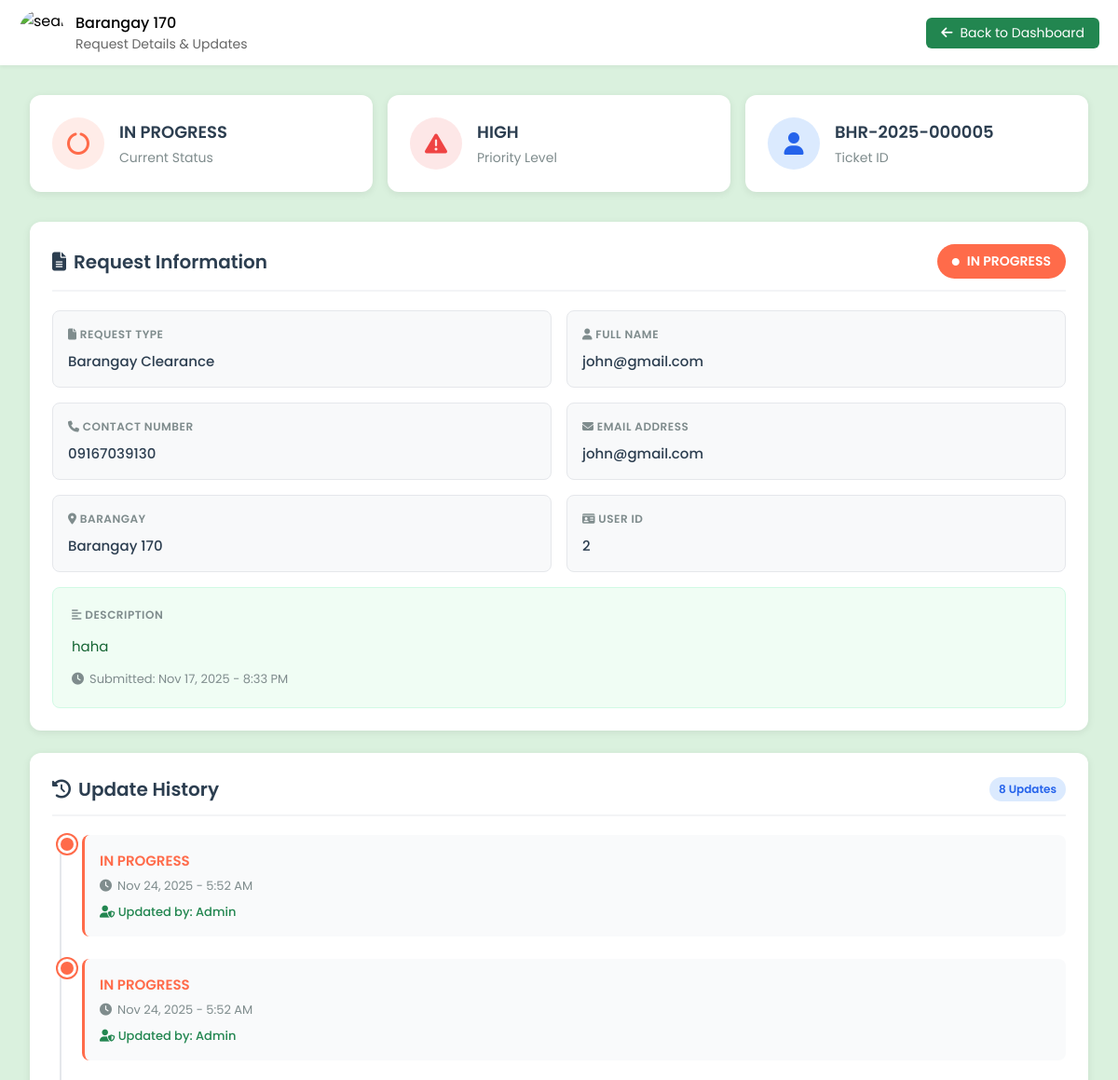
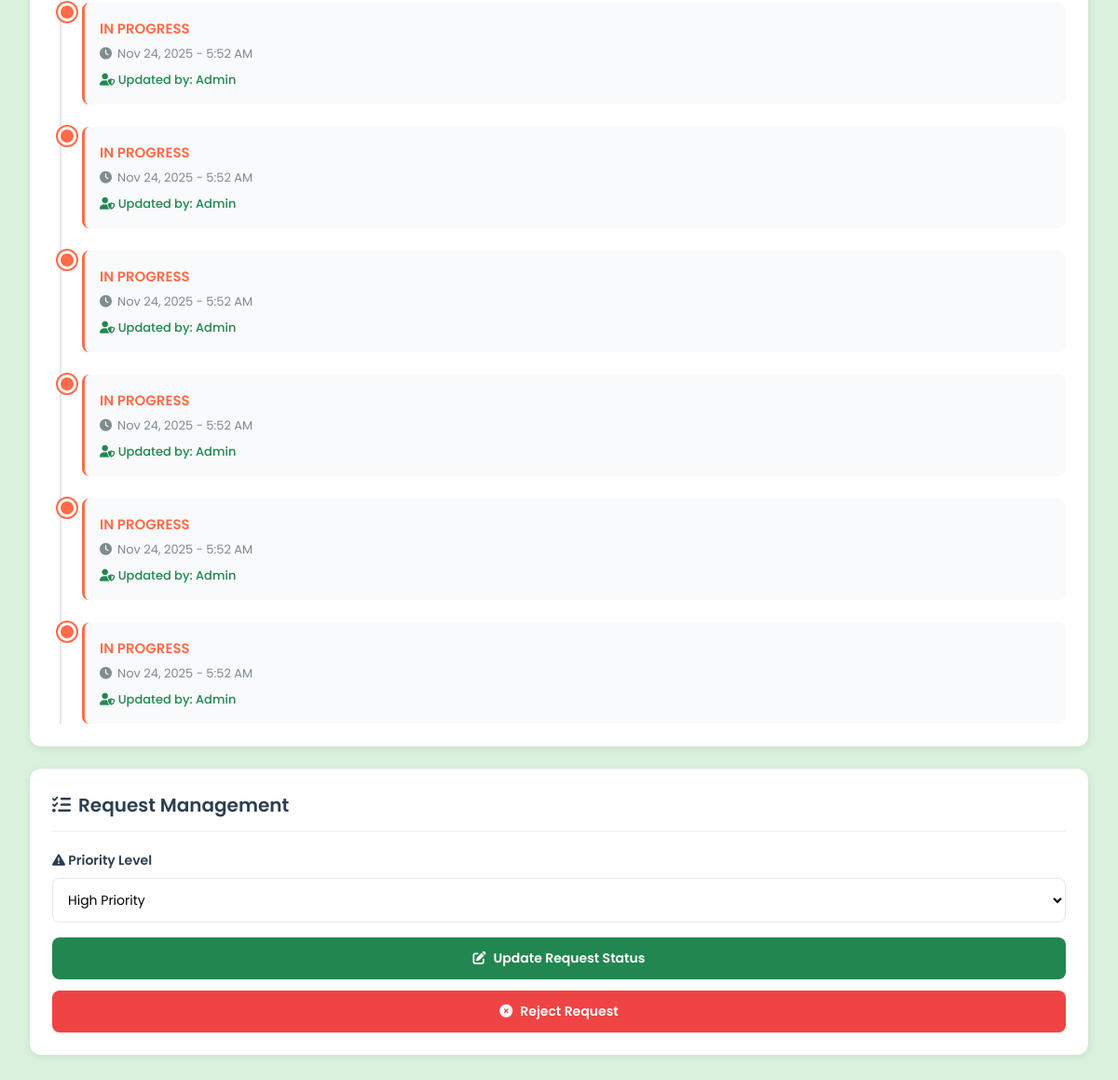
Screenshot of /ReqDet&Upd.php?ticket_id=BHR-2025-000005 with the database file from the repository (2 pictures, top to bottom).
### tables this page shows
CREATE TABLE `requests` (
  `id` int(11) NOT NULL,
  `ticket_id` varchar(20) NOT NULL,
  `user_id` int(11) NOT NULL,
  `fullname` varchar(255) NOT NULL,
  `priority` varchar(55) NOT NULL DEFAULT '',
  `contact` varchar(15) NOT NULL,
  `requesttype` varchar(50) NOT NULL,
  `description` text NOT NULL,
  `status` enum('PENDING','UNDER REVIEW','IN PROGRESS','READY','COMPLETED','REJECTED') DEFAULT 'PENDING',
  `submitted_at` timestamp NOT NULL DEFAULT current_timestamp(),
  `updated_at` timestamp NOT NULL DEFAULT current_timestamp() ON UPDATE current_timestamp()
);

CREATE TABLE `account` (
  `id` int(11) NOT NULL,
  `usertype` varchar(55) NOT NULL DEFAULT '',
  `account_status` varchar(20) DEFAULT 'pending',
  `is_disabled` tinyint(1) DEFAULT 0,
  `first_name` varchar(100) NOT NULL,
  `middle_name` varchar(100) DEFAULT NULL,
  `last_name` varchar(100) NOT NULL,
  `contact_number` varchar(20) NOT NULL,
  `email` varchar(255) NOT NULL,
  `password` varchar(255) NOT NULL,
  `barangay` varchar(100) NOT NULL,
  `id_type` varchar(100) DEFAULT NULL,
  `resident_type` varchar(50) DEFAULT NULL,
  `file_path` varchar(255) NOT NULL,
  `profile_picture` varchar(255) DEFAULT NULL,
  `created_at` timestamp NOT NULL DEFAULT current_timestamp(),
  `updated_at` timestamp NOT NULL DEFAULT current_timestamp() ON UPDATE current_timestamp()
);

CREATE TABLE `request_updates` (
  `id` int(11) NOT NULL,
  `request_id` int(11) NOT NULL,
  `status` varchar(50) NOT NULL,
  `message` text DEFAULT NULL,
  `updated_by` varchar(255) DEFAULT 'Admin',
  `created_at` timestamp NOT NULL DEFAULT current_timestamp()
);

### ReqDet&Upd.php (the view, shortened to what this page needs)
<?php
$host = '127.0.0.1';
$dbname = 'users';
$username = 'root';
$password = '';
try {
    $pdo = new PDO("mysql:host=$host;dbname=$dbname;charset=utf8mb4", $username, $password);
    $pdo->setAttribute(PDO::ATTR_ERRMODE, PDO::ERRMODE_EXCEPTION);
} catch(PDOException $e) {
    die("Connection failed: " . $e->getMessage());
}
$ticket_id = $_GET['ticket_id'] ?? null;
if ($ticket_id) {
    $stmt = $pdo->prepare("SELECT r.*, a.email, a.barangay FROM requests r
                           LEFT JOIN account a ON r.user_id = a.id
                           WHERE r.ticket_id = ?");
    $stmt->execute([$ticket_id]);
    $request = $stmt->fetch(PDO::FETCH_ASSOC);
}
$stmt = $pdo->prepare("SELECT * FROM request_updates WHERE request_id = ? ORDER BY created_at DESC");
$stmt->execute([$request['id']]);
$updates = $stmt->fetchAll(PDO::FETCH_ASSOC);
function formatTimestamp($timestamp) {
    return date('M d, Y - g:i A', strtotime($timestamp));
}
function getStatusColor($status) {
    $colors = [
        'PENDING' => '#f59e0b',
        'UNDER REVIEW' => '#f59e0b',
        'IN PROGRESS' => '#ff6b4a',
        'READY' => '#3b82f6',
        'COMPLETED' => '#16a34a',
        'REJECTED' => '#ef4444'
    ];
    return $colors[strtoupper($status)] ?? '#6b7280';
}
function getPriorityColor($priority) {
    $colors = [
        'LOW' => '#16a34a',
        'MEDIUM' => '#f59e0b',
        'HIGH' => '#ef4444'
    ];
    return $colors[strtoupper($priority)] ?? '#6b7280';
}
?>
<!DOCTYPE html>
<html lang="en">
<head>
  <link rel="stylesheet" href="https://cdnjs.cloudflare.com/ajax/libs/font-awesome/6.5.0/css/all.min.css">
</head>
<body>
  <div class="page-header">
    <div class="logo-section">
      <img src="https://encrypted-tbn0.gstatic.com/images?q=tbn:ANd9GcRTDCuh4kIpAtR-QmjA1kTjE_8-HSd8LSt3Gw&s" alt="seal">
      <div class="title-section">
        <div>Barangay 170</div>
        <div>Request Details & Updates</div>
      </div>
    </div>
    <div class="header-actions">
      <a href="admindashboard.php" class="btn">
        <i class="fas fa-arrow-left"></i>
        Back to Dashboard
      </a>
    </div>
  </div>
  <div class="main-content">
    <div class="stats-grid">
      <div class="stat-card">
        <div class="stat-icon status" style="background: <?= getStatusColor($request['status']) ?>20; color: <?= getStatusColor($request['status']) ?>">
          <i class="fas fa-circle-notch"></i>
        </div>
        <div class="stat-info">
          <h3><?= htmlspecialchars($request['status']) ?></h3>
          <p>Current Status</p>
        </div>
      </div>
      <div class="stat-card">
        <div class="stat-icon priority" style="background: <?= getPriorityColor($request['priority']) ?>20; color: <?= getPriorityColor($request['priority']) ?>">
          <i class="fas fa-exclamation-triangle"></i>
        </div>
        <div class="stat-info">
          <h3><?= htmlspecialchars($request['priority'] ?: 'Not Set') ?></h3>
          <p>Priority Level</p>
        </div>
      </div>
      <div class="stat-card">
        <div class="stat-icon user">
          <i class="fas fa-user"></i>
        </div>
        <div class="stat-info">
          <h3><?= htmlspecialchars($request['ticket_id']) ?></h3>
          <p>Ticket ID</p>
        </div>
      </div>
    </div>
    <div class="section">
      <div class="section-header">
        <h2 class="section-title">
          <i class="fas fa-file-alt"></i>
          Request Information
        </h2>
        <div
          class="status-badge"
          style="background: <?= getStatusColor($request['status']) ?>; color: white;"
        >
          <i class="fas fa-circle" style="font-size: 0.5rem;"></i>
          <?= htmlspecialchars($request['status']) ?>
        </div>
      </div>
      <div class="details-grid">
        <div class="detail-card">
          <div class="detail-label"><i class="fas fa-file"></i> Request Type</div>
          <div class="detail-value"><?= htmlspecialchars($request['requesttype']) ?></div>
        </div>
        <div class="detail-card">
          <div class="detail-label"><i class="fas fa-user"></i> Full Name</div>
          <div class="detail-value"><?= htmlspecialchars($request['fullname']) ?></div>
        </div>
        <div class="detail-card">
          <div class="detail-label"><i class="fas fa-phone"></i> Contact Number</div>
          <div class="detail-value"><?= htmlspecialchars($request['contact']) ?></div>
        </div>
        <div class="detail-card">
          <div class="detail-label"><i class="fas fa-envelope"></i> Email Address</div>
          <div class="detail-value"><?= htmlspecialchars($request['email'] ?? 'N/A') ?></div>
        </div>
        <div class="detail-card">
          <div class="detail-label"><i class="fas fa-map-marker-alt"></i> Barangay</div>
          <div class="detail-value"><?= htmlspecialchars($request['barangay'] ?? 'N/A') ?></div>
        </div>
        <div class="detail-card">
          <div class="detail-label"><i class="fas fa-id-card"></i> User ID</div>
          <div class="detail-value"><?= htmlspecialchars($request['user_id']) ?></div>
        </div>
      </div>
      <div class="description-box">
        <div class="detail-label" style="margin-bottom: 0.75rem;"><i class="fas fa-align-left"></i> Description</div>
        <p class="description-text"><?= nl2br(htmlspecialchars($request['description'])) ?></p>
        <div class="description-time">
          <i class="fas fa-clock"></i>
          Submitted: <?= formatTimestamp($request['submitted_at']) ?>
        </div>
      </div>
    </div>
    <div class="section">
      <div class="section-header">
        <h2 class="section-title">
          <i class="fas fa-history"></i>
          Update History
        </h2>
        <?php if (!empty($updates)): ?>
          <span style="background: #dbeafe; color: #2563eb; padding: 0.25rem 0.625rem; border-radius: 9999px; font-size: 0.75rem; font-weight: 600;">
            <?= count($updates) ?> Updates
          </span>
        <?php endif; ?>
      </div>
      <?php if (!empty($updates)): ?>
        <div class="timeline">
          <?php foreach ($updates as $update):
            $statusColor = getStatusColor($update['status']);
          ?>
            <div class="timeline-item">
              <div
                class="timeline-marker"
                style="background: <?= $statusColor ?>; box-shadow: 0 0 0 2px <?= $statusColor ?>;"
              ></div>
              <div
                class="timeline-content"
                style="border-left-color: <?= $statusColor ?>;"
              >
                <div class="timeline-status" style="color: <?= $statusColor ?>">
                  <?= htmlspecialchars($update['status']) ?>
                </div>
                <p class="timeline-time">
                  <i class="fas fa-clock"></i>
                  <?= formatTimestamp($update['created_at']) ?>
                </p>
                <p class="timeline-by">
                  <i class="fas fa-user-shield"></i>
                  Updated by: <?= htmlspecialchars($update['updated_by']) ?>
                </p>
              </div>
            </div>
          <?php endforeach; ?>
        </div>
      <?php endif; ?>
    </div>
    <div class="section">
      <div class="section-header">
        <h2 class="section-title">
          <i class="fas fa-tasks"></i>
          Request Management
        </h2>
      </div>
      <div class="form-group">
        <label class="form-label" for="prioritySelect">
          <i class="fas fa-exclamation-triangle"></i> Priority Level
        </label>
        <select id="prioritySelect" class="form-select">
          <option value="HIGH" <?= $request['priority'] === 'HIGH' ? 'selected' : '' ?>>High Priority</option>
        </select>
      </div>
      <div class="button-group">
        <button class="btn-primary" onclick="toggleUpdatePanel()">
          <i class="fas fa-edit"></i> Update Request Status
        </button>
<button class="btn-danger" onclick="showRejectModal()">
  <i class="fas fa-times-circle"></i> Reject Request
</button>
      </div>
    </div>
  </div>
</body>
</html>

### rows the page displays
requests: status "IN PROGRESS", priority "HIGH", ticket "BHR-2025-000005", requesttype "Barangay Clearance", fullname "john@gmail.com", contact "09167039130", user.email "john@gmail.com", user.barangay "Barangay 170", user "2", description "haha", submitted_at "Nov 17, 2025 - 8:33 PM", priority "High Priority"
request_updates: status "IN PROGRESS", created_at "Nov 24, 2025 - 5:52 AM", updated_by "Admin"
request_updates: status "IN PROGRESS", created_at "Nov 24, 2025 - 5:52 AM", updated_by "Admin"
request_updates: status "IN PROGRESS", created_at "Nov 24, 2025 - 5:52 AM", updated_by "Admin"
request_updates: status "IN PROGRESS", created_at "Nov 24, 2025 - 5:52 AM", updated_by "Admin"
request_updates: status "IN PROGRESS", created_at "Nov 24, 2025 - 5:52 AM", updated_by "Admin"
request_updates: status "IN PROGRESS", created_at "Nov 24, 2025 - 5:52 AM", updated_by "Admin"
request_updates: status "IN PROGRESS", created_at "Nov 24, 2025 - 5:52 AM", updated_by "Admin"
request_updates: status "IN PROGRESS", created_at "Nov 24, 2025 - 5:52 AM", updated_by "Admin"

### other values shown
count($updates) "8"
